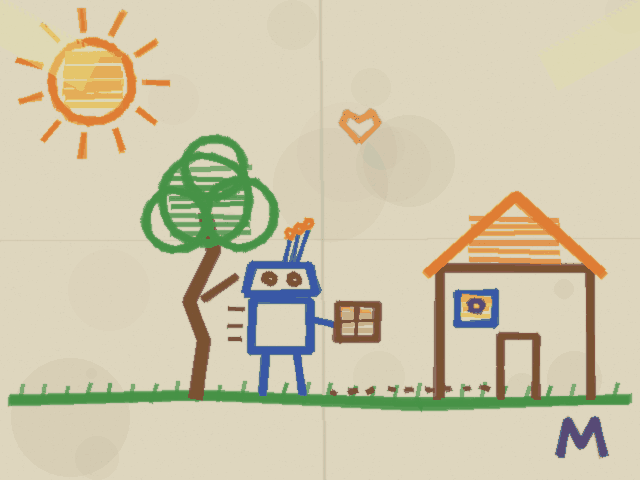
#> input picture art/pass3/textures/crayon_drawing.png, 640 x 480 px; its folder holds 2 pictures in this run
$ python side_by_side.py ../../art/pass3/textures ../../art/pass3/textures/chalk_tally.png ../../art/pass3/textures/chalk_tally.png 1.0
#> lines starting #> are read from the running program, lines starting #| are printed output that depends on the picture; pictures that were not available may be replaced by others from this repository, and a replacement may not be noted
"""Pairs Unity's and the prototype's captures by shot name: one image per shot, prototype on top, Unity below.

    python side_by_side.py <prototypeDir> <unityDir> <outDir> [scale=0.5]

Each shot is labelled with its name and both positions from the two capture.json files, so a frame that drifted (a
different x) is told apart from one that looks different. Needs Pillow.
"""
import json
import os
import sys

from PIL import Image, ImageDraw


def shots(d):
    path = os.path.join(d, "capture.json")
    if not os.path.exists(path):
        return {}
    return {s["name"]: s for s in json.load(open(path, encoding="utf-8"))["shots"]}


def main():
    proto, unity, out = sys.argv[1:4]
    scale = float(sys.argv[4]) if len(sys.argv) > 4 else 0.5
    os.makedirs(out, exist_ok=True)
    ps, us = shots(proto), shots(unity)
    names = sorted(n[:-4] for n in os.listdir(unity) if n.endswith(".png") and os.path.exists(os.path.join(proto, n)))
    for name in names:
        a = Image.open(os.path.join(proto, name + ".png")).convert("RGB")
#> a is the input picture: PIL image 640x480 RGB; mean R, G, B 206.8, 199.6, 172.1
        b = Image.open(os.path.join(unity, name + ".png")).convert("RGB")
        w, h = int(a.width * scale), int(a.height * scale)
#> w = 640; h = 480
        a, b = a.resize((w, h)), b.resize((w, h))
        bar = 18
        img = Image.new("RGB", (w, 2 * h + 2 * bar), (40, 40, 40))
#> img: PIL image 640x996 RGB; every value is 40
        img.paste(a, (0, bar))
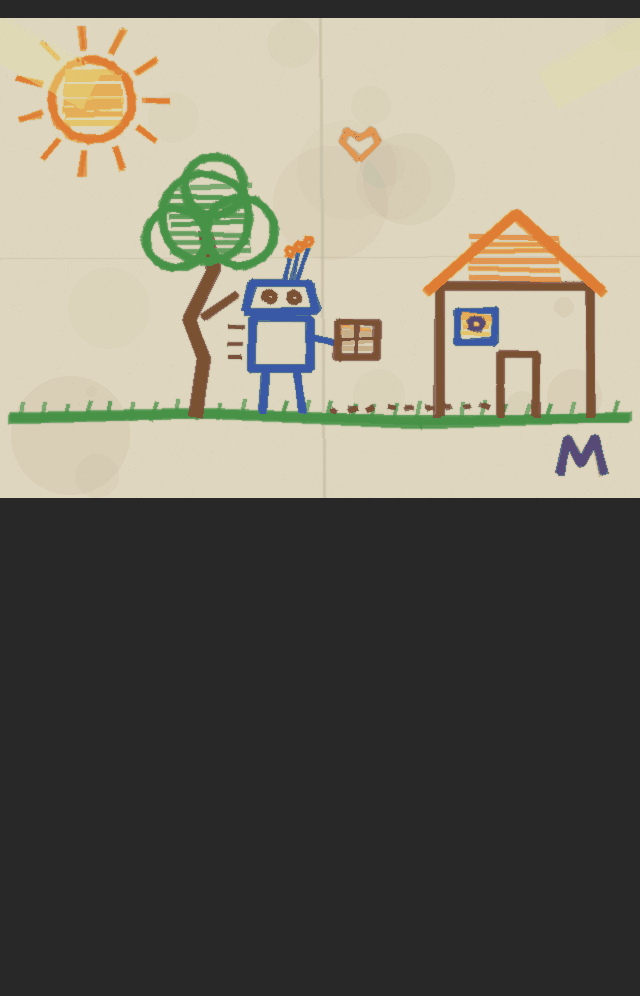
#> img: PIL image 640x996 RGB; mean R, G, B 120.4, 116.9, 103.7
        img.paste(b, (0, 2 * bar + h))
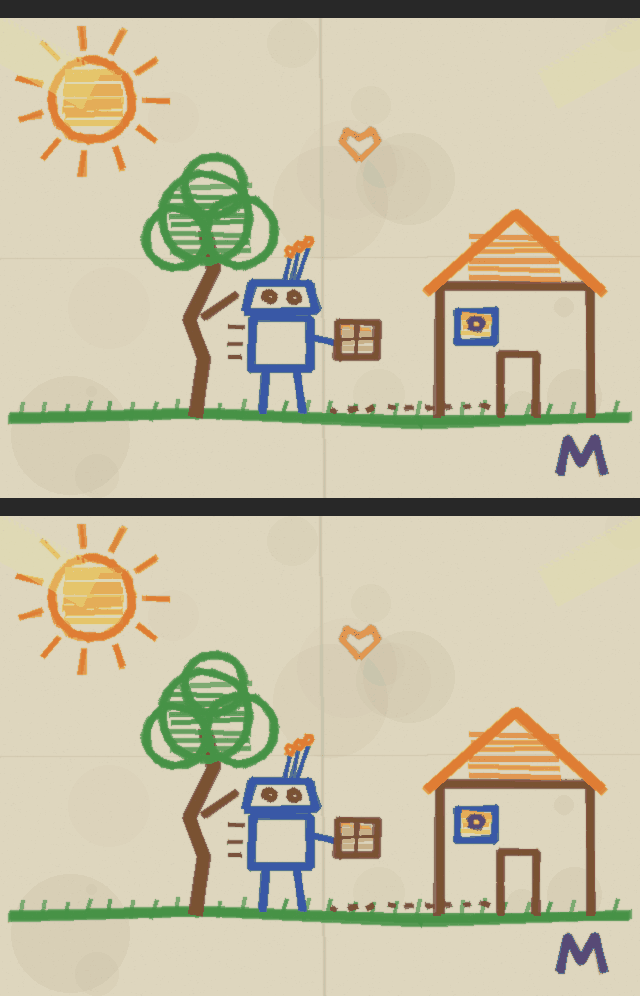
#> img: PIL image 640x996 RGB; mean R, G, B 200.7, 193.8, 167.3
        draw = ImageDraw.Draw(img)
        p, u = ps.get(name, {}), us.get(name, {})
        draw.text((4, 3), f"PROTOTYPE {name}  x={p.get('x')} rel={p.get('rel')}", fill=(255, 220, 120))
        draw.text((4, bar + h + 3), f"UNITY {name}  x={u.get('x')} rel={u.get('rel')}", fill=(140, 220, 255))
        img.save(os.path.join(out, name + ".png"))
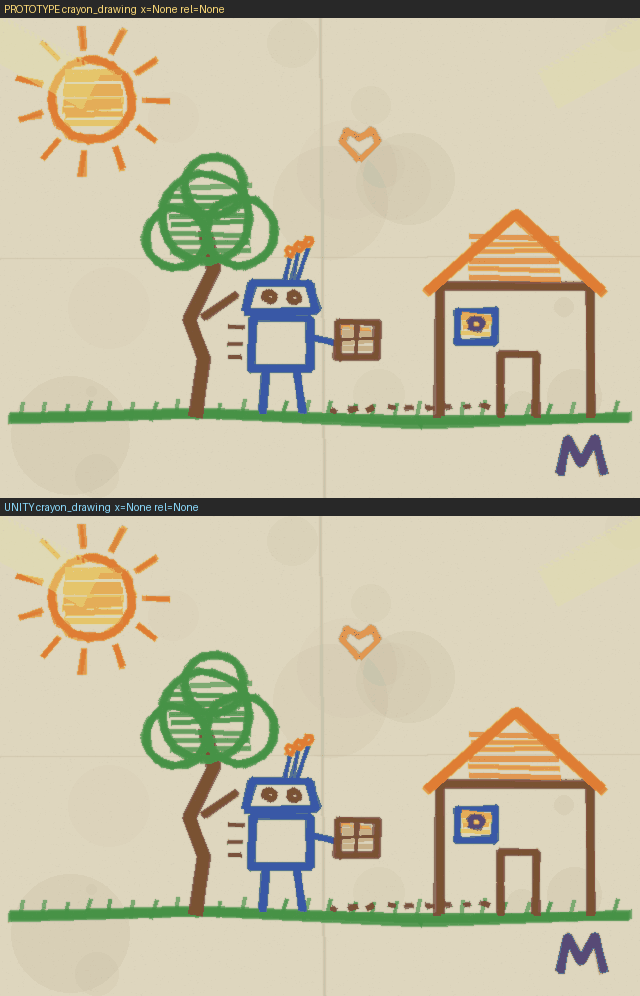
#> saved as crayon_drawing.png: PIL image 640x996 RGB; mean R, G, B 201, 194.1, 167.5
    print(len(names), "pairs in", out)


if __name__ == "__main__":
    main()
